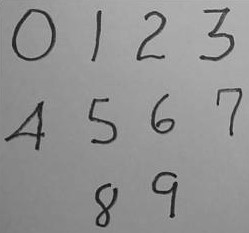
#> input picture opencv-tutorial/image/handwriting.jpg, 249 x 233 px, found by its file name
$ python 'tutorial_21_对象测量.py'   (older library calls are emulated)
#> lines starting #> are read from the running program, lines starting #| are printed output that depends on the picture; after the words box and inside, x2 and y2 are one past the last pixel; in counts of white or black regions, pixels touching at a corner belong together
#> in main, src is the input picture: shape (233, 249, 3); min 7, max 201, mean 145.8
# -*- coding:utf-8 -*-
import cv2 as cv
import numpy as np


def measure_object(image):
    gray = cv.cvtColor(image, cv.COLOR_BGR2GRAY)
    ret, binary = cv.threshold(gray, 0, 255, cv.THRESH_BINARY_INV | cv.THRESH_OTSU)
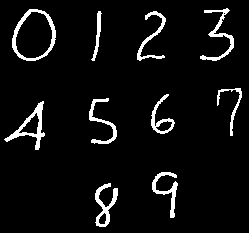
#> binary: shape (233, 249); 5.8% white; 10 white regions
#> ret = 106
    print("threshold value: %s"%ret)
#| threshold value: 106.0
    cv.imshow("binary image", binary)

    contours, hierarchy = cv.findContours(binary, cv.RETR_EXTERNAL, cv.CHAIN_APPROX_SIMPLE)
#> contours = 10 contours; largest, box (x1, y1, x2, y2) and area: (12, 9, 56, 61) 1688, (4, 101, 45, 150) 587, (95, 183, 118, 227) 360, (151, 94, 175, 134) 304, (200, 8, 234, 61) 278
    for i, contour in enumerate(contours):
        cv.drawContours(image, contours, i, (0, 255, 255), 1)  # 用黄色线条画出轮廓

        area = cv.contourArea(contour)  # 计算轮廓面积
        print("contour area:", area)

        # 轮廓周长,第二参数可以用来指定对象的形状是闭合的（True）,还是打开的（一条曲线）。
        perimeter = cv.arcLength(contour, True)

        print("contour perimeter:", perimeter)

        x, y, w, h = cv.boundingRect(contour)  # 用矩阵框出轮廓
        cv.rectangle(image, (x, y), (x + w, y + h), (0, 0, 255), 2)

        rate = min(w, h)/max(w, h)  # 计算矩阵宽高比
        print("rectangle rate",rate)

        mm = cv.moments(contour)  # 函数 cv2.moments() 会将计算得到的矩以一个字典的形式返回
        # 计算出对象的重心
        cx = mm['m10']/mm['m00']
        cy = mm['m01']/mm['m00']
        cv.circle(image, (np.int(cx), np.int(cy)), 2, (0, 255, 255), -1)  # 用实心圆画出重心
#> this loop made 10 passes
#> (area, perimeter, x, y, w, h, rate, cx) on passes 1 to 10: (360.5, 175.1, 95, 183, 23, 44, 0.523, 104.3), (256, 193.1, 152, 172, 26, 46, 0.565, 166.7), (587, 169.2, 4, 101, 41, 49, 0.837, 30.86), (231, 199.9, 89, 98, 28, 46, 0.609, 101.6), (304.5, 141.3, 151, 94, 24, 40, 0.6, 161.7), (129, 179.7, 217, 88, 25, 48, 0.521, 231.3), (229, 212.3, 137, 11, 29, 50, 0.58, 151.3), (125, 108.6, 91, 11, 11, 50, 0.22, 97.23), (1688.5, 157.8, 12, 9, 44, 52, 0.846, 33.65), (278, 258, 200, 8, 34, 53, 0.642, 219.4)
#> (printed output is left out)
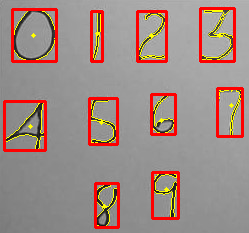
#> image: shape (233, 249, 3); 10.13% of pixels changed, all inside (x1, y1, x2, y2) = (3, 7, 244, 229)
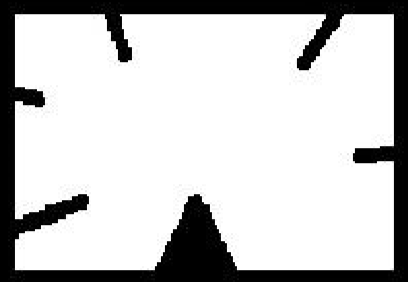
#> input picture opencv-tutorial/image/approximate.png, 408 x 282 px, found by its file name
#> in main, img is the input picture: shape (282, 408, 3); min 0, max 255, mean 198.5

    cv.imshow("measure_object", image)


def contour_approx(image):
    gray = cv.cvtColor(image, cv.COLOR_BGR2GRAY)
#> gray: shape (282, 408)
    ret, binary = cv.threshold(gray, 0, 255, cv.THRESH_BINARY | cv.THRESH_OTSU)
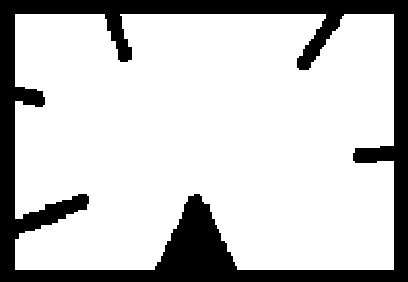
#> binary: shape (282, 408); 77.8% white; 1 black region
#> ret = 84
    print("threshold value: %s" % ret)
#| threshold value: 84.0
    cv.imshow("binary image", binary)

    contours, hierarchy = cv.findContours(binary, cv.RETR_EXTERNAL, cv.CHAIN_APPROX_SIMPLE)
#> contours = 1 contour; box (x1, y1, x2, y2) and area: (15, 14, 394, 270) 88590
    for i, contour in enumerate(contours):
        cv.drawContours(image, contours, i, (0, 0, 255), 2)  # 用红色线条画出轮廓

        """cv.approxPolyDP(contour, epsilon, True) 参数解释
            .   @param curve Input vector of a 2D point stored in std::vector or Mat
            .   @param approxCurve Result of the approximation. The type should match the type of the input curve.
            .   @param epsilon Parameter specifying the approximation accuracy. This is the maximum distance
            .   between the original curve and its approximation.
            .   @param closed If true, the approximated curve is closed (its first and last vertices are
            .   connected). Otherwise, it is not closed.
        """
        # 将轮廓形状近似到另外一种由更少点组成的轮廓形状，新轮廓的点的数目由我们设定的准确度来决定。
        # 为了帮助理解，假设从一幅图像中查找一个矩形，但是由于图像的种种原因，我们不能得到一个完美的矩形，
        # 而是一个“坏形状”（如下图所示）。
        # 现在你就可以使用这个函数来近似这个形状（）了。
        # 这个函数的第二个参数叫 epsilon，它是从原始轮廓到近似轮廓的最大距离。
        # 它是一个准确度参数。选 择一个好的 epsilon 对于得到满意结果非常重要。

        epsilon = 0.01 * cv.arcLength(contour, True)
        approx = cv.approxPolyDP(contour, epsilon, True)
        cv.drawContours(image, approx, -1, (255, 0, 0), 10)
#> this loop made 1 pass
#> epsilon on pass 1: 20.02
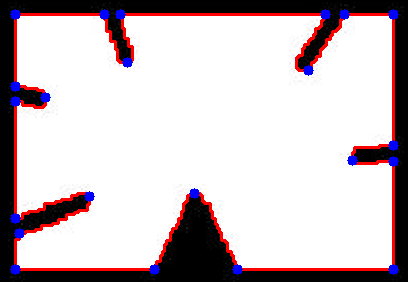
#> image: shape (282, 408, 3); 6.17% of pixels changed, all inside (x1, y1, x2, y2) = (10, 9, 399, 275)

    cv.imshow("contour_approx", image)


def main():
    src = cv.imread("C:/Users/lcx/Pictures/testimage/handwriting.jpg")
    cv.imshow("demo",src)
    measure_object(src)

    img = cv.imread("C:/Users/lcx/Pictures/testimage/approximate.png")
    contour_approx(img)
    cv.waitKey(0)  # 等有键输入或者1000ms后自动将窗口消除，0表示只用键输入结束窗口
    cv.destroyAllWindows()  # 关闭所有窗口


if __name__ == '__main__':
    main()
